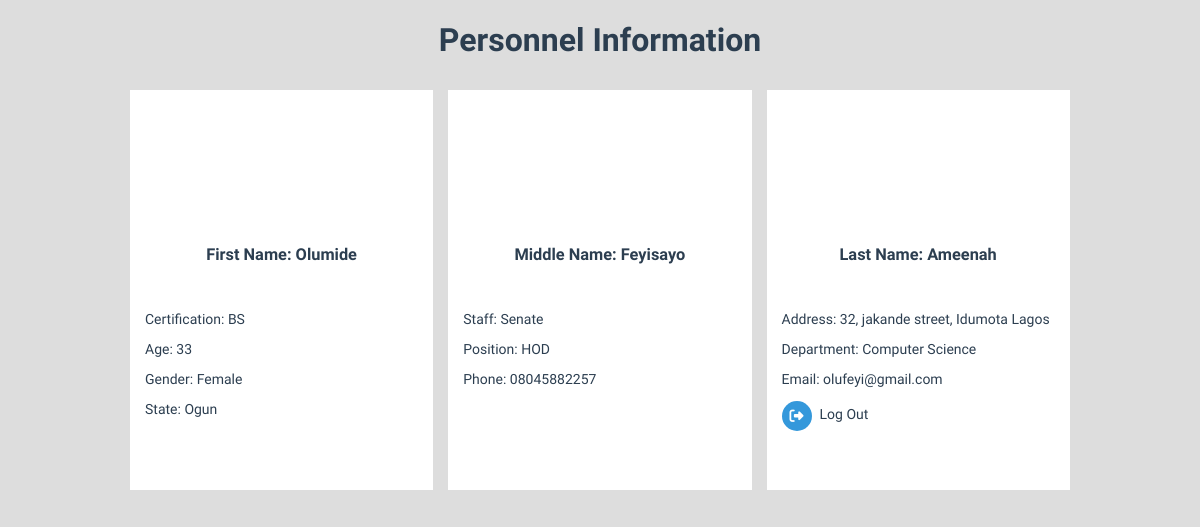
The app's page /home/login/index.php?userid=olufeyi@gmail.com with its own data.
### tables this page shows
CREATE TABLE IF NOT EXISTS `personnel` (
  `id` int(11) NOT NULL AUTO_INCREMENT,
  `fname` varchar(30) NOT NULL,
  `mname` varchar(30) NOT NULL,
  `lname` varchar(30) NOT NULL,
  `age` int(100) NOT NULL,
  `phone` varchar(30) NOT NULL,
  `state` varchar(10) NOT NULL,
  `email` varchar(30) NOT NULL,
  `address` varchar(50) NOT NULL,
  `gender` varchar(10) NOT NULL,
  `department` varchar(30) NOT NULL,
  `staff` varchar(40) NOT NULL,
  `certification` varchar(40) NOT NULL,
  `position` varchar(40) NOT NULL,
  PRIMARY KEY (`id`)
);

### home/login/index.php (the view, shortened to what this page needs)
<?php
include 'connect.php';
$id = $_GET['userid'];
$sql = "SELECT * FROM personnel where email='$id' ";
$result = mysqli_query($con,$sql);
if($result){
while($row = mysqli_fetch_assoc($result)){
  $fname = $row['fname'];
  $mname = $row['mname'];
    $lname = $row['lname'];
    $phone = $row['phone'];
    $age = $row['age'];
    $gender = $row['gender'];
    $department = $row['department'];
    $state = $row['state'];
      $address = $row['address'];
      $staff = $row['staff'];
      $certification = $row['certification'];
      $position = $row['position'];
      $email = $row['email'];
}
}
           ?>
<!DOCTYPE html>
<html lang="en" >
<head>
  <link rel="stylesheet" href="./style2.css">
</head>
<body>
<div class="container">
  <h1 class="title">Personnel Information</h1>
  <div class="row cf">
    <div id="card1" class="card four col">
      <div class="image-wrapper"></div>
      <h3 class="name">First Name: <?php echo $fname; ?>
</h3>
      <div class="options">
        <ul>
        <li><p>Certification: <?php echo $certification; ?></p></li>
<li><p>Age: <?php echo $age; ?></p></li>
<li><p>Gender: <?php echo $gender; ?></p></li>
<li><p>State: <?php echo $state; ?></p></li>
        </ul>
      </div>
    </div>
    <div id="card1" class="card four col">
      <div class="image-wrapper"></div>
      <h3 class="name">Middle Name: <?php echo $mname; ?></h3>
      <div class="options">
        <ul>
        <li><p>Staff: <?php echo $staff; ?></p></li>
        <li><p>Position: <?php echo $position; ?></p></li>
        <li><p>Phone: <?php echo $phone; ?></p></li>
        </ul>
      </div>
    </div>
    <div id="card1" class="card four col">
      <div class="image-wrapper"></div>
      <h3 class="name">Last Name: <?php echo $lname; ?></h3>
      <div class="options">
        <ul>
          <li><p>Address: <?php echo $address; ?></p></li>
          <li><p>Department: <?php echo $department; ?></p></li>
          <li><p>Email: <?php echo $email; ?></p></li>
          <li>
          <a onclick="logout()">
          <span class="icon"><i class="fa fa-sign-out" aria-hidden="true"></i></span>Log Out
                </a>
        </li>
        </ul>
      </div>
    </div>
  </div>
</div>
</body>
</html>

### home/login/style2.css (style rules this page uses)
html, body { width: 100%; height: 100%; margin: 0; padding: 0; background-color: #ddd; font-family: 'Arimo', sans-serif; }
.title { text-align: center; color: #2c3e50; }
.container { max-width: 940px; width: 100%; margin: 0 auto; }
.four { width: 32.26%; }
.col { display: block; float:left; margin: 1% 0 1% 1.6%; }
.col:first-of-type { margin-left: 0; }
.cf:before, .cf:after { content: " "; display: table; }
.cf:after { clear: both; }
.cf { *zoom: 1; }
.card { max-width: 100%; height: 400px; background-color: #fff; font-family: 'Arimo', sans-serif; font-size: 14px; }
#card1 { text-align: center; color: #2c3e50; padding: 15px; -webkit-box-sizing: border-box; -moz-box-sizing: border-box; box-sizing: border-box; }
#card1 .image-wrapper { width: 100px; height: 100px; margin: 20px auto; border-radius: 100%; background-image: url("https://cdn.pixabay.com/photo/2017/10/22/22/17/business-2879470_960_720.jpg"); background-size: cover; background-repeat: no-repeat; }
#card1 .options { margin-top: 30px; text-align: left; }
#card1 .options ul { list-style-type: none; padding: 0; margin: 0; }
#card1 .options ul .icon { display: inline-block; width: 30px; height: 30px; background-color: #3498db; border-radius: 100%; margin-right: 8px; vertical-align: middle; color: #fff; line-height: 30px; text-align: center; }
#card1 .options ul li { margin: 12px 0; }

### records on screen
personnel: fname "Olumide", certification "BS", age "33", gender "Female", state "Ogun", mname "Feyisayo", staff "Senate", position "HOD", phone "08045882257", lname "Ameenah", address "32, jakande street, Idumota Lagos", department "Computer Science", email "olufeyi@gmail.com"
